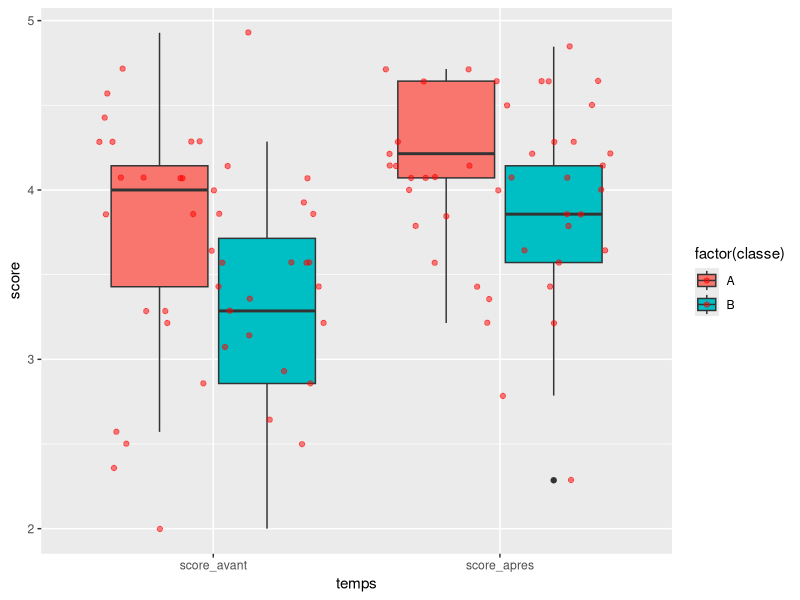
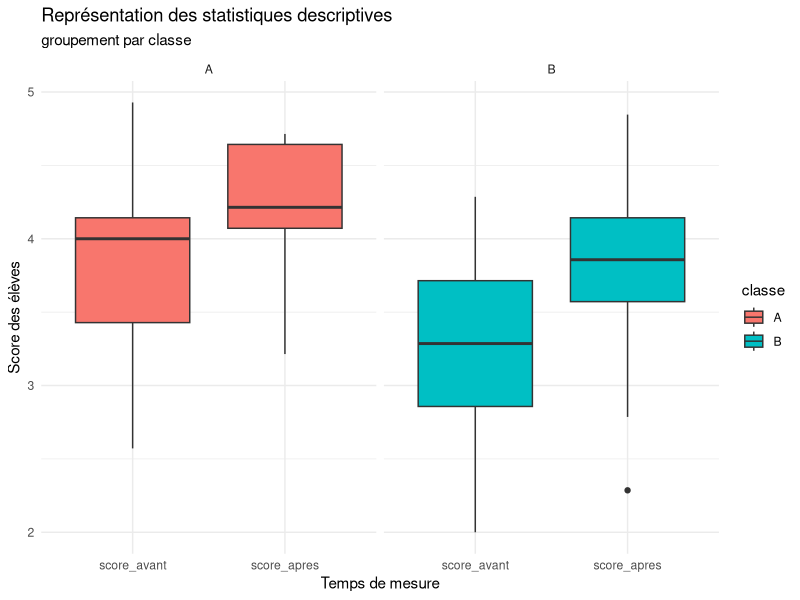

R code for these plots, in order:
#Zone de lancement des packages----
library(readxl)
library(tidyverse)

#modification github !!!

#Importation des données brutes----
data1 <- read_excel("data_raw_carine_roche.xlsx") #on note la présence de données manquantes. Les deux scores aberrants ont été transformés en NA dans le fichier excel.
data2 <- data1 #data2 utilisé pour les échantillons dans le markdown.
data2$classe <- as.factor(data2$classe) #transformation de la variable nommée "classe" en variable catégorielle
levels(data2$classe)[c(1,2)] <- c("Classe A","Classe B") #modification des levels de la variable catégorielle "classe"

#Obtention des données de l'échantillon----
data3 <- data1 %>% 
  summarise(n_total=n(),
             n_filles=sum(sexe=="F"),
             n_garcons=sum(sexe=="G"),
             n_categories=nlevels(data2$classe),
             n_classe_A=sum(classe=="1"),
             n_classe_B=sum(classe=="2"),
            #créé uniquement ci-dessous pour faire mon tableau artisanal
             n_classe_A_filles=sum(sexe=="F"&classe=="1"),
             n_classe_A_garcons=sum(sexe=="G"&classe=="1"),
             n_classe_B_filles=sum(sexe=="F"&classe=="2"),
             n_classe_B_garcons=sum(sexe=="G"&classe=="2"))

#Préparation du tableau artisanal (parce que je sais pas le générer) de résumé par level de la variable classe pour la présentation de l'échantillon
#ne fonctionne pas.
data4 <- matrix(c("Classe","n","Filles","Garçons",levels(data2$classe)[1],data3$n_classe_A,data3$n_classe_A_filles,data3$n_classe_A_garcons,levels(data2$classe)[2],data3$n_classe_B,data3$n_classe_B_filles,data3$n_classe_B_garcons),nrow=3, ncol=4, byrow=TRUE)

#autre essai avec la création de data2bis à partir de data2. Utilisation de as.factor puis table().
data2bis <- data2[c(2,3)]
as.factor(data2bis$sexe)
sample <- table(data2bis)
sample2 <- addmargins(sample)
colnames(sample2)[3] <- "total"
rownames(sample2)[3] <- "total"
#Obtention des moyennes et écart-types pour chaque classe et à chaque temps. ----
#En jouant avec group_by et mutate
data5 <- data1 %>% 
  mutate(score_avant=rowMeans(select(.,starts_with("avant")),na.rm =T),
         score_apres=rowMeans(select(.,starts_with("apres")),na.rm =T),
         diff_score=score_apres-score_avant)

data6 <- data5 %>% 
  group_by(classe,sexe) %>% 
  summarise(n=n(),
            avant_avg=mean(score_avant),
            apres_avg=mean(score_apres),
            avant_sd=sd(score_avant),
            apres_sd=sd(score_apres),
  )
data6[4:7]<- round(data6[4:7],2) #arrondir les mean et sd à 2 décimales.
#Création des boxplots descriptifs----
data7 <- data5[,c(2,32,33)]
# je dois restructurer mon tableau...car la variable de score est unique. Mais je dois ajouter la variable de temps.
data8 <- pivot_longer(data7, c(score_avant,score_apres), names_to="temps", values_to="score")
# je veux que score_avant apparaisse en premier
data8$temps <- factor(data8$temps,levels=c("score_avant","score_apres"))
data8$classe <- as.factor(data8$classe)
levels(data8$classe)[levels(data8$classe)=="1"] <- "A"
levels(data8$classe)[levels(data8$classe)=="2"] <- "B"
#le graph avec deux variantes

library(ggplot2)

plot_desc <- ggplot(data8, aes(y = score, x = temps, fill=factor(classe))) +
  geom_boxplot() +
  geom_jitter(color = "red", alpha = 0.5)

plot_desc2 <- ggplot(data8) +
 aes(x = temps, y = score, fill = classe)+
 geom_boxplot() +
 labs(x = "Temps de mesure", y = "Score des élèves", title = "Représentation des statistiques descriptives", subtitle = "groupement par classe") +
 theme_minimal() +
 facet_wrap(vars(classe))




